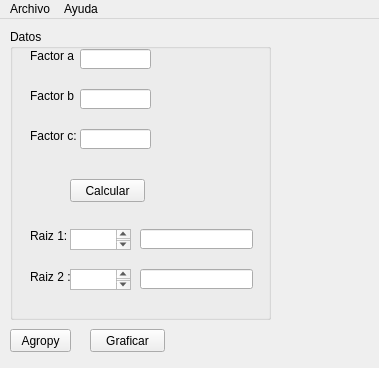
<?xml version="1.0" encoding="UTF-8"?>
<ui version="4.0">
 <class>MainWindow</class>
 <widget class="QMainWindow" name="MainWindow">
  <property name="geometry">
   <rect>
    <x>0</x>
    <y>0</y>
    <width>379</width>
    <height>368</height>
   </rect>
  </property>
  <property name="windowTitle">
   <string>Cuadratica</string>
  </property>
  <widget class="QWidget" name="centralwidget">
   <widget class="QGroupBox" name="groupBox">
    <property name="geometry">
     <rect>
      <x>10</x>
      <y>10</y>
      <width>261</width>
      <height>291</height>
     </rect>
    </property>
    <property name="title">
     <string>Datos </string>
    </property>
    <widget class="QLabel" name="label">
     <property name="geometry">
      <rect>
       <x>20</x>
       <y>20</y>
       <width>46</width>
       <height>13</height>
      </rect>
     </property>
     <property name="text">
      <string>Factor a : </string>
     </property>
    </widget>
    <widget class="QLabel" name="label_2">
     <property name="geometry">
      <rect>
       <x>20</x>
       <y>60</y>
       <width>46</width>
       <height>13</height>
      </rect>
     </property>
     <property name="text">
      <string>Factor b :</string>
     </property>
    </widget>
    <widget class="QLabel" name="label_3">
     <property name="geometry">
      <rect>
       <x>20</x>
       <y>100</y>
       <width>46</width>
       <height>13</height>
      </rect>
     </property>
     <property name="text">
      <string>Factor c:</string>
     </property>
    </widget>
    <widget class="QLineEdit" name="lineEdit1">
     <property name="geometry">
      <rect>
       <x>70</x>
       <y>20</y>
       <width>71</width>
       <height>20</height>
      </rect>
     </property>
    </widget>
    <widget class="QLineEdit" name="lineEdit2">
     <property name="geometry">
      <rect>
       <x>70</x>
       <y>60</y>
       <width>71</width>
       <height>20</height>
      </rect>
     </property>
    </widget>
    <widget class="QLineEdit" name="lineEdit3">
     <property name="geometry">
      <rect>
       <x>70</x>
       <y>100</y>
       <width>71</width>
       <height>20</height>
      </rect>
     </property>
    </widget>
    <widget class="QLabel" name="label_5">
     <property name="geometry">
      <rect>
       <x>20</x>
       <y>240</y>
       <width>41</width>
       <height>16</height>
      </rect>
     </property>
     <property name="text">
      <string>Raiz 2 : </string>
     </property>
    </widget>
    <widget class="QTextEdit" name="textEdit2">
     <property name="geometry">
      <rect>
       <x>60</x>
       <y>240</y>
       <width>61</width>
       <height>21</height>
      </rect>
     </property>
    </widget>
    <widget class="QTextEdit" name="textEdit1">
     <property name="geometry">
      <rect>
       <x>60</x>
       <y>200</y>
       <width>61</width>
       <height>21</height>
      </rect>
     </property>
    </widget>
    <widget class="QLabel" name="label_4">
     <property name="geometry">
      <rect>
       <x>20</x>
       <y>200</y>
       <width>46</width>
       <height>13</height>
      </rect>
     </property>
     <property name="text">
      <string>Raiz 1:</string>
     </property>
    </widget>
    <widget class="QPushButton" name="pushButton">
     <property name="geometry">
      <rect>
       <x>60</x>
       <y>150</y>
       <width>75</width>
       <height>23</height>
      </rect>
     </property>
     <property name="text">
      <string>Calcular</string>
     </property>
    </widget>
    <widget class="QLineEdit" name="lineEdit_1">
     <property name="geometry">
      <rect>
       <x>130</x>
       <y>200</y>
       <width>113</width>
       <height>20</height>
      </rect>
     </property>
    </widget>
    <widget class="QLineEdit" name="lineEdit_2">
     <property name="geometry">
      <rect>
       <x>130</x>
       <y>240</y>
       <width>113</width>
       <height>20</height>
      </rect>
     </property>
    </widget>
   </widget>
   <widget class="QPushButton" name="pushButton_2">
    <property name="geometry">
     <rect>
      <x>10</x>
      <y>310</y>
      <width>61</width>
      <height>23</height>
     </rect>
    </property>
    <property name="text">
     <string>Agropy</string>
    </property>
   </widget>
   <widget class="QPushButton" name="pushButton_3">
    <property name="geometry">
     <rect>
      <x>90</x>
      <y>310</y>
      <width>75</width>
      <height>23</height>
     </rect>
    </property>
    <property name="text">
     <string>Graficar</string>
    </property>
   </widget>
  </widget>
  <widget class="QMenuBar" name="menubar">
   <property name="geometry">
    <rect>
     <x>0</x>
     <y>0</y>
     <width>379</width>
     <height>20</height>
    </rect>
   </property>
   <widget class="QMenu" name="menuArchivo">
    <property name="title">
     <string>Archivo</string>
    </property>
   </widget>
   <widget class="QMenu" name="menuAyuda">
    <property name="title">
     <string>Ayuda</string>
    </property>
    <addaction name="acerca"/>
    <addaction name="actionAyuda"/>
   </widget>
   <addaction name="menuArchivo"/>
   <addaction name="menuAyuda"/>
  </widget>
  <action name="acerca">
   <property name="text">
    <string>Acerca de ...</string>
   </property>
   <property name="toolTip">
    <string>Acerca de</string>
   </property>
  </action>
  <action name="actionAyuda">
   <property name="text">
    <string>Ayuda</string>
   </property>
  </action>
 </widget>
 <resources/>
 <connections/>
</ui>
